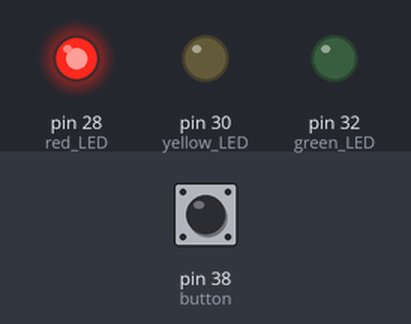
This sketch was run on a simulated Arduino Mega 2560, built with avr-gcc and run on an emulated ATmega2560. On the bench: output pins drawn as LEDs (lit = HIGH). The inputs (shaded band) are chosen by the test bench; at power-on: pin 38 (button) LOW.

Above: at 4.3 s.
4.4 s: pin 38 (button) pulled HIGH for 0.15 s
At 5.0 s:
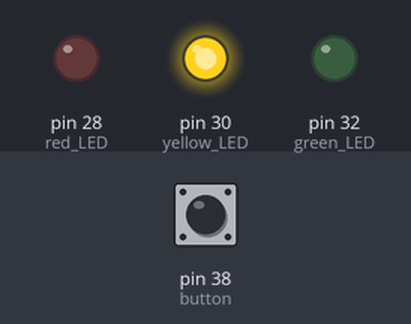
6.0 s: pin 38 (button) pulled HIGH for 1 s
At 7.4 s:
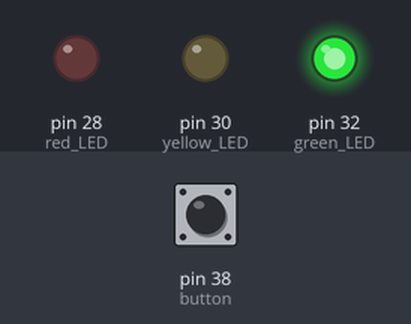
8.5 s: pin 38 (button) pulled HIGH for 3.2 s
At 9.3 s:
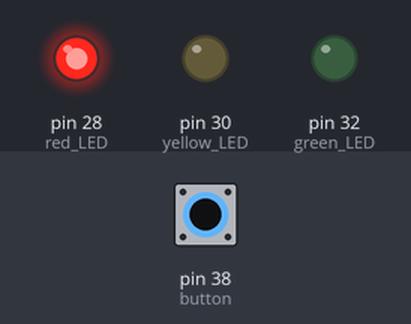
Timing chart, 0 to 11.5 s (numbered marks = the images above; inputs shaded):
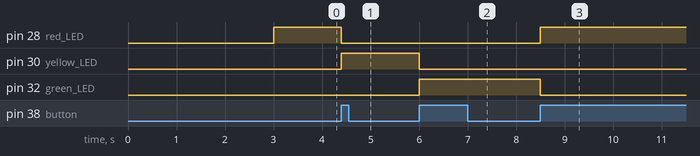

The sketch:

Button_R_Click.ino
```cpp
#include <HardwareSerial.h>

#define red_LED 28
#define yellow_LED 30
#define green_LED 32

#define button 38

bool buttonPressed = false;
bool buttonHold = false;
int counter = 0;
bool flag = false;

String credentials = "{AndroidAP2/execom123/kth/5ddbd425-6b97-4cbd-b670-c221222ac694/}"; // change depending on your device and WiFi { / SSID / wifi password / device key / device password / }

void setup() {
  // put your setup code here, to run once:
  delay(3000);
  pinMode(red_LED, OUTPUT);
  pinMode(yellow_LED, OUTPUT);
  pinMode(green_LED, OUTPUT);
  pinMode(button, INPUT);

  digitalWrite(red_LED, HIGH);
  digitalWrite(yellow_LED, LOW);
  digitalWrite(green_LED, LOW);

  Serial.begin(9600);
  Serial1.begin(9600);
  delay(100);

  Serial1.print(credentials);
}

void loop() {
  // put your main code here, to run repeatedly:

  if(digitalRead(button) == HIGH)
  {
    buttonPressed = true;
  }
  if(digitalRead(button) == LOW)
  {
    buttonHold = false;
    buttonPressed = false;
  }

  if(buttonPressed && !buttonHold)
  {
    buttonHold = true;

    counter++;
    flag = true;
    if(counter == 3)
    {
      counter = 0;
    }
  }

  if(counter == 0)
  {
    digitalWrite(red_LED, HIGH);
    digitalWrite(yellow_LED, LOW);
    digitalWrite(green_LED, LOW);
    if(flag == true)
    {
      Serial1.print("RED");
      flag = false;
    }
  }
  else if(counter == 1)
  {
    digitalWrite(red_LED, LOW);
    digitalWrite(yellow_LED, HIGH);
    digitalWrite(green_LED, LOW);
    if(flag == true)
    {
      Serial1.print("YELLOW");
      flag = false;
    }
  }
  else
  {
    digitalWrite(red_LED, LOW);
    digitalWrite(yellow_LED, LOW);
    digitalWrite(green_LED, HIGH);
    if(flag == true)
    {
     Serial1.print("GREEN");
      flag = false;
    }
  }


}
```

Measured:
- after the input at 4.4 s, pin 28 (red_LED): HIGH → LOW at once; pin 30 (yellow_LED): LOW → HIGH at once
- after the input at 6.0 s, pin 30 (yellow_LED): HIGH → LOW at once; pin 32 (green_LED): LOW → HIGH at once
- after the input at 8.5 s, pin 28 (red_LED): LOW → HIGH at once; pin 32 (green_LED): HIGH → LOW at once
